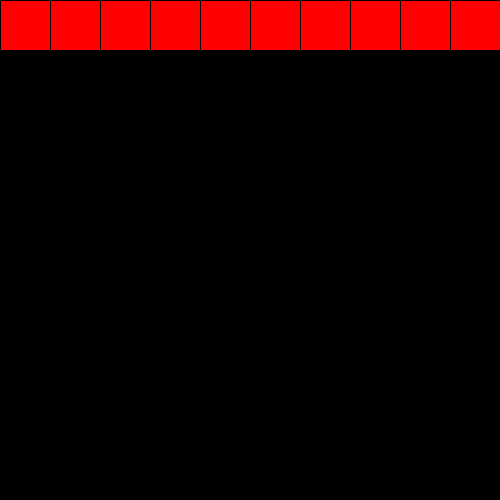
Frame 1 (no input)
Frame 60 (the mouse pressed at the canvas centre just before this capture): identical to frame 1, image omitted
Frame 120 (the mouse held since frame 60 and released just before this capture): identical to frame 1, image omitted

The Processing sketch that drew this single still picture (run headless with seeded random() and noise(); from frame 60 on, the mouse is pressed at the canvas centre):

// Processing sketch: sample_04_brick_mouse_1
// ── sample_04_brick_mouse_1.pde
// array
int [] bricks = new int [10];

void setup() {
  size(500, 500);

  // while loop
  int x = 0;
  while (x < 10) {
    bricks[x] = 1;
    x++;
  }
}


void draw() {
  background(0);

  int x = 0;
  while (x < 10) {
    if ( bricks[x] == 1) {
      fill(#FF0000);
    } else {
      fill(0);
    }

    rect(x*50, 0, 50, 50); 
    x++;
  }
}

void mousePressed() {
  if (mouseY < 50) {
    if ( bricks[mouseX/50] == 1) {
      bricks[mouseX/50] = 0;
    } else {
      bricks[mouseX/50] = 1;
    }
  }
}
